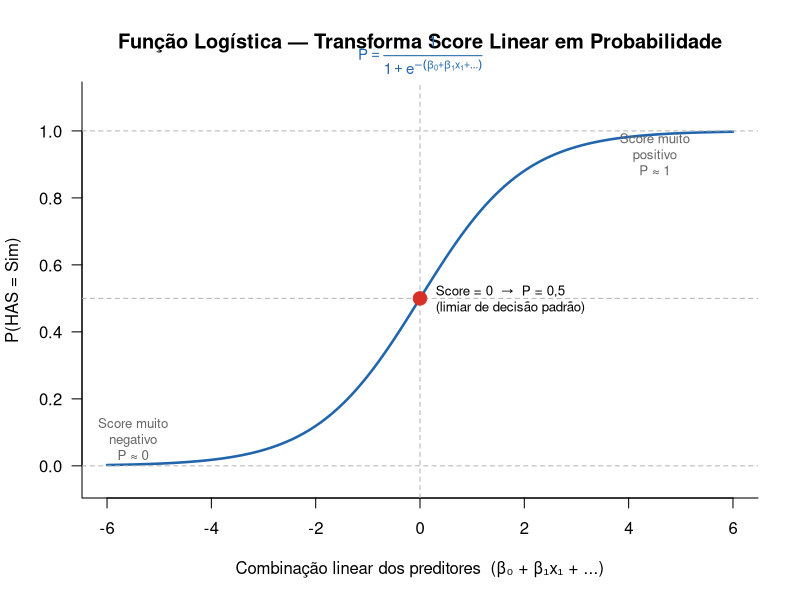

R code for this plot: (Note: this script raises an error after producing the figure.)
# ══════════════════════════════════════════════════════════════════════════════
# NHANES 2021-2023 — Regressão Logística para Predição de HAS (baseline)
# Rode setup.R antes para ter nhanes_cardio disponível
# ══════════════════════════════════════════════════════════════════════════════

# ── 1. Dados ─────────────────────────────────────────────────────────────────
# dados, dados_treino e dados_teste preparados pelo 00_setup.R

# ══════════════════════════════════════════════════════════════════════════════
# 2. CONCEITO CENTRAL: A FUNÇÃO LOGÍSTICA
# ══════════════════════════════════════════════════════════════════════════════
# A regressão logística modela a PROBABILIDADE de um evento (has_pas = "Sim")
# como função linear dos preditores, transformada pela função logística:
#
#   P(Y=1) = 1 / (1 + e^(-(β0 + β1·x1 + β2·x2 + ...)))
#
# O resultado é sempre entre 0 e 1 — ao contrário da regressão linear,
# que poderia prever valores absurdos como P = -0.3 ou P = 1.7.
#
# Os coeficientes β são interpretados como LOG-ODDS:
#   e^β = Odds Ratio (OR) — quanto a chance de HAS muda por unidade do preditor.

x_vals   <- seq(-6, 6, by = 0.05)
log_vals <- 1 / (1 + exp(-x_vals))

plot(
  x_vals, log_vals,
  type = "l", lwd = 2.5, col = "#2166ac",
  xlab = "Combinação linear dos preditores  (β₀ + β₁x₁ + ...)",
  ylab = "P(HAS = Sim)",
  main = "Função Logística — Transforma Score Linear em Probabilidade",
  las  = 1, bty = "l", ylim = c(-0.05, 1.1)
)
abline(h = c(0, 0.5, 1), lty = 2, col = "gray70")
abline(v = 0,             lty = 2, col = "gray70")
points(0, 0.5, pch = 19, col = "#d73027", cex = 1.8)
text(0.3, 0.50, "Score = 0  →  P = 0,5\n(limiar de decisão padrão)", adj = 0, cex = 0.8)
text(-5.5, 0.08, "Score muito\nnegativo\nP ≈ 0", cex = 0.8, col = "gray40")
text( 4.5, 0.93, "Score muito\npositivo\nP ≈ 1", cex = 0.8, col = "gray40")
mtext(expression(P == frac(1, 1 + e^{-(beta[0] + beta[1]*x[1] + ldots)})),
      side = 3, line = 0.2, cex = 0.9, col = "#2166ac")
dev.copy(png, "output/01_logistic_regression/conceito_funcao_logistica.png", width = 900, height = 700, res = 120)
dev.off()

# ══════════════════════════════════════════════════════════════════════════════
# 3. AJUSTE DO MODELO
# ══════════════════════════════════════════════════════════════════════════════

# 3.1 Recipe
# step_dummy: converte fatores em dummies (0/1)
# step_normalize: padroniza contínuas → coeficientes comparáveis entre si
receita_lr <- recipe(has_pas ~ ., data = dados_treino) %>%
  step_dummy(all_nominal_predictors(), one_hot = FALSE) %>%
  step_normalize(all_numeric_predictors())

# 3.2 Especificação
espec_lr <- logistic_reg() %>%
  set_engine("glm") %>%
  set_mode("classification")

# 3.3 Workflow
wf_lr <- workflow() %>%
  add_recipe(receita_lr) %>%
  add_model(espec_lr)

# 3.4 Treinar
modelo_lr <- wf_lr %>% fit(data = dados_treino)

# ══════════════════════════════════════════════════════════════════════════════
# 4. INTERPRETAÇÃO: ODDS RATIOS
# ══════════════════════════════════════════════════════════════════════════════
# O coeficiente β de cada preditor é o log-odds.
#   e^β = Odds Ratio: quanto a CHANCE de HAS multiplica por unidade do preditor.
#   OR > 1 → aumenta o risco
#   OR < 1 → reduz o risco
#   OR = 1 → sem efeito
#
# Intervalo de confiança: se o IC não cruza 1, o efeito é estatisticamente
# significativo (equivalente ao p < 0.05 no modelo logístico).

coefs <- tidy(extract_fit_engine(modelo_lr), conf.int = TRUE) %>%
  filter(term != "(Intercept)") %>%
  mutate(
    OR      = exp(estimate),
    OR_low  = exp(conf.low),
    OR_high = exp(conf.high),
    term    = dplyr::recode(term,
      "idade"                 = "Idade",
      "whr"                   = "Razão cintura/estatura",
      "renda"                 = "Renda",
      "colesterol"            = "Colesterol",
      "sedentarismo"          = "Sedentarismo (min/dia)",
      "sexo_Feminino"         = "Sexo (feminino)",
      "raca_Branco"           = "Raça (branco)",
      "diabetes_Sim"          = "Diabetes (sim)",
      "fumante_Ex.fumante"    = "Ex-fumante",
      "fumante_Fumante.atual" = "Fumante atual"
    )
  )

print(coefs %>% select(term, OR, OR_low, OR_high, p.value))

# Gráfico de forest plot dos Odds Ratios
p_or <- ggplot(coefs, aes(x = OR, y = reorder(term, OR))) +
  geom_vline(xintercept = 1, linetype = "dashed", color = "gray50") +
  geom_errorbarh(aes(xmin = OR_low, xmax = OR_high), height = 0.2, color = "#555555") +
  geom_point(aes(color = OR > 1), size = 3) +
  scale_color_manual(values = c("TRUE" = "#d73027", "FALSE" = "#2166ac"),
                     labels = c("TRUE" = "Aumenta risco", "FALSE" = "Reduz risco")) +
  labs(
    title    = "Odds Ratios — Regressão Logística (NHANES 2021-2023)",
    subtitle = "Linha vertical = OR 1 (sem efeito)  |  Barras = IC 95%",
    x        = "Razão de Chances (Odds Ratio)",
    y        = NULL,
    color    = NULL
  ) +
  theme_minimal(base_size = 13) +
  theme(legend.position = "top")
print(p_or)
ggsave("output/01_logistic_regression/logistic_odds_ratios.png", plot = p_or,
       width = 8, height = 6, dpi = 150, bg = "white")

# ══════════════════════════════════════════════════════════════════════════════
# 5. AVALIAÇÃO: CURVA ROC + AUC
# ══════════════════════════════════════════════════════════════════════════════
# Usamos ROC + AUC — mesma abordagem dos scripts seguintes, para comparação.

probs_teste <- predict(modelo_lr, dados_teste, type = "prob") %>%
  bind_cols(dados_teste %>% select(has_pas))

col_evento <- paste0(".pred_", levels(dados_teste$has_pas)[1])

probs_roc <- probs_teste %>%
  rename(prob_evento = all_of(col_evento))

auc_lr <- roc_auc(probs_roc, truth = has_pas, prob_evento)
cat("AUC da Regressão Logística:", round(auc_lr$.estimate, 3), "\n")

# Ponto ótimo: critério de Youden — maximiza sensibilidade + especificidade
# J = sens + spec - 1  →  equivalente a minimizar a distância ao canto (0,1)
roc_df <- roc_curve(probs_roc, truth = has_pas, prob_evento)
ponto_otimo <- roc_df %>%
  mutate(youden = sensitivity + specificity - 1) %>%
  slice_max(youden, n = 1)

cat(sprintf(
  "Limiar ótimo (Youden): %.3f  |  Sensibilidade: %.3f  |  Especificidade: %.3f\n",
  ponto_otimo$.threshold, ponto_otimo$sensitivity, ponto_otimo$specificity
))

p_roc <- roc_df %>%
  autoplot() +
  geom_point(
    data  = ponto_otimo,
    aes(x = 1 - specificity, y = sensitivity),
    color = "#d73027", size = 3.5
  ) +
  annotate(
    "text",
    x     = 1 - ponto_otimo$specificity + 0.03,
    y     = ponto_otimo$sensitivity - 0.04,
    label = sprintf("Limiar ótimo\n(Youden = %.2f)", max(roc_df$sensitivity + roc_df$specificity - 1, na.rm = TRUE)),
    hjust = 0, size = 3.2, color = "#d73027"
  ) +
  labs(
    title   = "Curva ROC — Regressão Logística (NHANES 2021-2023)",
    x       = "1 - Especificidade  (taxa de falsos positivos)",
    y       = "Sensibilidade  (taxa de verdadeiros positivos)",
    caption = paste0(
      "AUC = ", round(auc_lr$.estimate, 3),
      "  |  Diagonal pontilhada = modelo aleatório (AUC = 0,5)",
      "  |  Ponto vermelho = limiar ótimo (Youden)"
    )
  ) +
  theme_minimal(base_size = 12) +
  theme(plot.caption = element_text(color = "gray40", size = 9))
print(p_roc)
ggsave("output/01_logistic_regression/logistic_roc.png", plot = p_roc,
       width = 7, height = 6, dpi = 150, bg = "white")

# ══════════════════════════════════════════════════════════════════════════════
# fim do script ────────────────────────────────────────────────────────────────
# ══════════════════════════════════════════════════════════════════════════════
